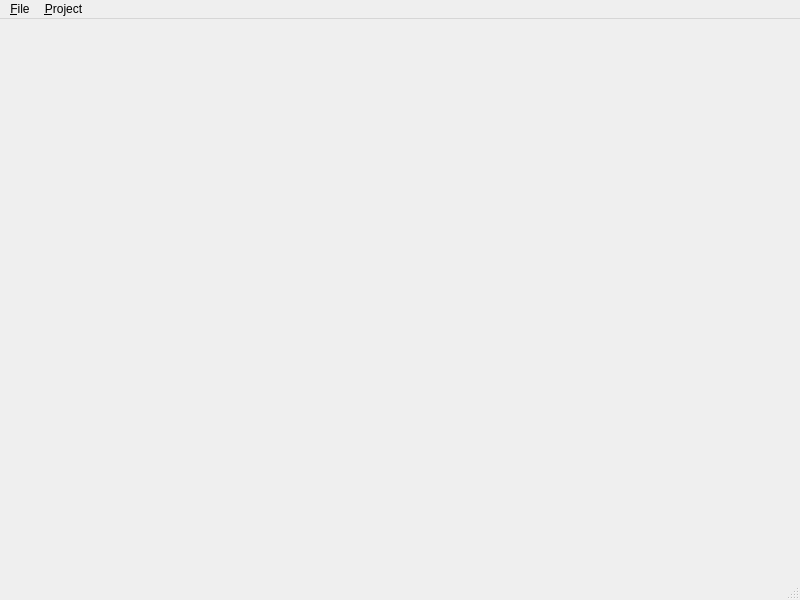
<ui version="4.0" >
 <class>MainWindow</class>
 <widget class="QMainWindow" name="MainWindow" >
  <property name="geometry" >
   <rect>
    <x>0</x>
    <y>0</y>
    <width>800</width>
    <height>600</height>
   </rect>
  </property>
  <property name="windowTitle" >
   <string>Larm2</string>
  </property>
  <widget class="QWidget" name="centralwidget" />
  <widget class="QMenuBar" name="menubar" >
   <property name="geometry" >
    <rect>
     <x>0</x>
     <y>0</y>
     <width>800</width>
     <height>28</height>
    </rect>
   </property>
   <widget class="QMenu" name="menuFile" >
    <property name="title" >
     <string>&amp;File</string>
    </property>
    <addaction name="actionQuit" />
   </widget>
   <widget class="QMenu" name="menuConnections" >
    <property name="title" >
     <string>&amp;Project</string>
    </property>
    <addaction name="actionChoose_project" />
    <addaction name="separator" />
    <addaction name="actionEdit_params" />
    <addaction name="actionEdit_Ui" />
    <addaction name="actionEdit_Shortcuts" />
    <addaction name="actionEdit_Receivers" />
    <addaction name="separator" />
    <addaction name="action_Rebuild" />
   </widget>
   <addaction name="menuFile" />
   <addaction name="menuConnections" />
  </widget>
  <widget class="QStatusBar" name="statusbar" />
  <action name="actionQuit" >
   <property name="text" >
    <string>&amp;Quit</string>
   </property>
  </action>
  <action name="actionEdit_params" >
   <property name="text" >
    <string>&amp;Edit params</string>
   </property>
  </action>
  <action name="actionChoose_project" >
   <property name="text" >
    <string>&amp;Choose project</string>
   </property>
  </action>
  <action name="action_Rebuild" >
   <property name="text" >
    <string>&amp;Rebuild</string>
   </property>
  </action>
  <action name="actionEdit_Ui" >
   <property name="text" >
    <string>Edit &amp;UI</string>
   </property>
  </action>
  <action name="actionEdit_Shortcuts" >
   <property name="text" >
    <string>Edit &amp;Shortcuts</string>
   </property>
  </action>
  <action name="actionEdit_Receivers" >
   <property name="text" >
    <string>Edit Receivers</string>
   </property>
  </action>
 </widget>
 <resources/>
 <connections/>
</ui>
